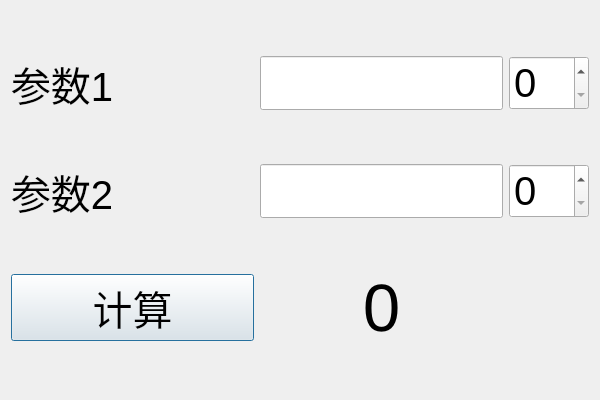
<?xml version="1.0" encoding="UTF-8"?>
<ui version="4.0">
 <class>QtWidgetsDemoClass</class>
 <widget class="QDialog" name="QtWidgetsDemoClass">
  <property name="geometry">
   <rect>
    <x>0</x>
    <y>0</y>
    <width>600</width>
    <height>400</height>
   </rect>
  </property>
  <property name="font">
   <font>
    <pointsize>30</pointsize>
   </font>
  </property>
  <property name="windowTitle">
   <string>QtWidgetsDemo</string>
  </property>
  <property name="styleSheet">
   <string notr="true">QtWidgetsDemoClass{
 border:1px solid rgb(0,0,0);
}</string>
  </property>
  <layout class="QGridLayout" name="gridLayout" columnstretch="5,5,1">
   <item row="0" column="0">
    <widget class="QLabel" name="label">
     <property name="font">
      <font>
       <pointsize>30</pointsize>
      </font>
     </property>
     <property name="text">
      <string>参数1</string>
     </property>
    </widget>
   </item>
   <item row="0" column="1">
    <widget class="QLineEdit" name="num1">
     <property name="font">
      <font>
       <pointsize>30</pointsize>
      </font>
     </property>
    </widget>
   </item>
   <item row="0" column="2">
    <widget class="QSpinBox" name="spinBoxNum1">
     <property name="font">
      <font>
       <pointsize>30</pointsize>
      </font>
     </property>
    </widget>
   </item>
   <item row="1" column="0">
    <widget class="QLabel" name="label_2">
     <property name="font">
      <font>
       <pointsize>30</pointsize>
      </font>
     </property>
     <property name="text">
      <string>参数2</string>
     </property>
    </widget>
   </item>
   <item row="1" column="1">
    <widget class="QLineEdit" name="num2">
     <property name="font">
      <font>
       <pointsize>30</pointsize>
      </font>
     </property>
    </widget>
   </item>
   <item row="2" column="0">
    <widget class="QPushButton" name="btnCalculate">
     <property name="font">
      <font>
       <pointsize>30</pointsize>
      </font>
     </property>
     <property name="text">
      <string>计算</string>
     </property>
    </widget>
   </item>
   <item row="2" column="1">
    <widget class="QLabel" name="result">
     <property name="font">
      <font>
       <pointsize>50</pointsize>
      </font>
     </property>
     <property name="text">
      <string>0</string>
     </property>
     <property name="alignment">
      <set>Qt::AlignCenter</set>
     </property>
    </widget>
   </item>
   <item row="1" column="2">
    <widget class="QSpinBox" name="spinBoxNum2">
     <property name="font">
      <font>
       <pointsize>30</pointsize>
      </font>
     </property>
    </widget>
   </item>
  </layout>
 </widget>
 <layoutdefault spacing="6" margin="11"/>
 <resources>
  <include location="QtCustomWidget.qrc"/>
 </resources>
 <connections/>
</ui>
